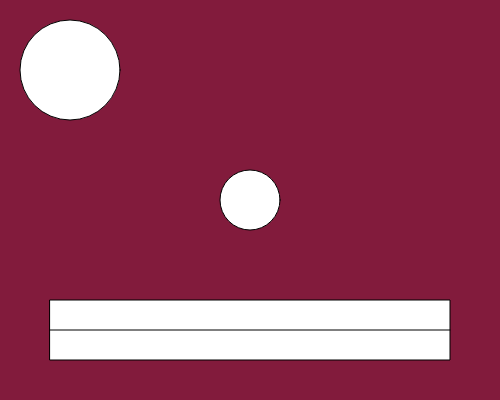
Frame 1 (no input)
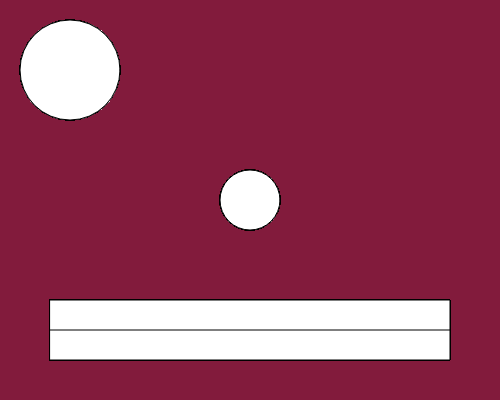
Frame 60 (no input)
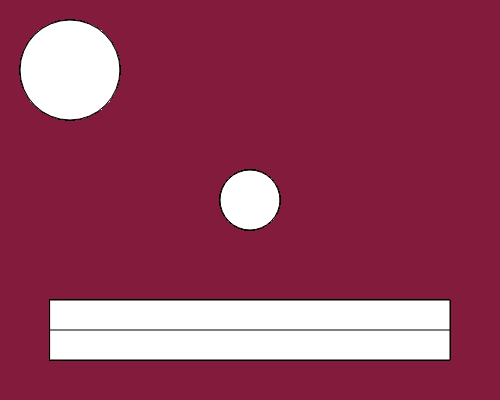
Frame 120 (the mouse pressed at the canvas centre since frame 60)

The p5.js sketch that drew these frames (run headless with seeded random() and noise() and a simulated clock; from frame 60 on, the mouse is pressed at the canvas centre):

// p5.js sketch
// ── sketch.js
//var num = 100;
//var num2 = 50;
//var message = "hello";
//var anotherMessage = "goodbye";
//var booleanVar = true;
//var booleanVar2 = false;
var mouthX = 50;
var mouthY = 300;
var mouthW = 400;
var mouthH = 60;

function setup() {
    
//console.log(num);
//console.log("num + num2 " + (num + num2));
//console.log(num * num2);
//console.log(message + anotherMessage);
//console.log(message + " " + anotherMessage); //this adds a space between the words 
//console.log(booleanVar);
//
//console.log(message + num); //hello100
//console.log(message * num); //NaN
//    /*multi line comment*/
//    
//var message2 = "This only works in the setup";
//console.log(message2);
    
createCanvas(500,400);
background(130,27,60);
console.log("width " + width + " " + "height " + height);

}

function draw() {
    // x, y, width, height
    ellipse(70,70,100,100);
    ellipse(width/2,height/2,60,60); //adjusts to canvas size 
    rect(mouthX,mouthY,mouthW,mouthH);
    line(mouthX,mouthY + mouthH/2,mouthX + mouthW,mouthY + mouthH/2);
    //x & y start, x & y finishing
}
